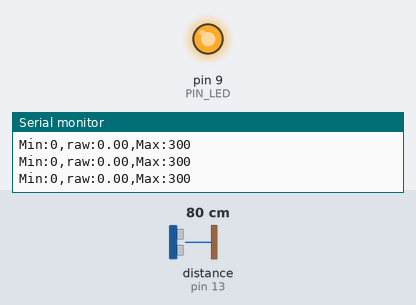
Bench run of a sketch on a simulated Arduino Uno, built with avr-gcc and run on an emulated ATmega328P. On the bench: output pins drawn as LEDs (lit = HIGH), the last lines printed to the serial monitor. Wiring (inferred from the names in the program): ultrasonic range finder: trigger pin 12; echo pin 13. The inputs (shaded band) are chosen by the test bench; at power-on: distance to the obstacle (sensor on pin 13) 80 cm. The echo pulse lasts 58.3 µs per cm; pins used as bus, display or sensor lines are not drawn.

Above: at 1.2 s.
1.3 s: distance to the obstacle (sensor on pin 13) set to 18 cm
At 1.7 s:
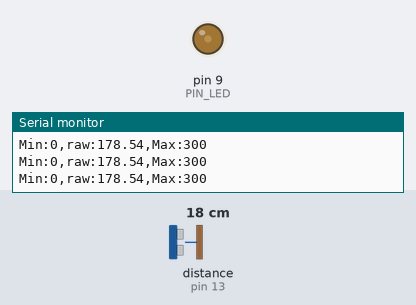
2.9 s: distance to the obstacle (sensor on pin 13) set to 2 cm
At 4.0 s:
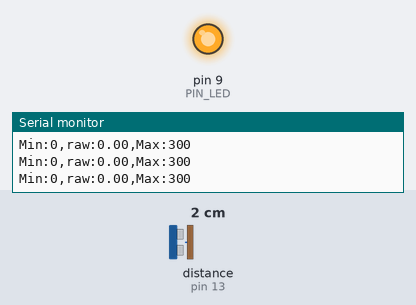
Timing chart, 0 to 5.9 s (numbered marks = the images above; inputs shaded):
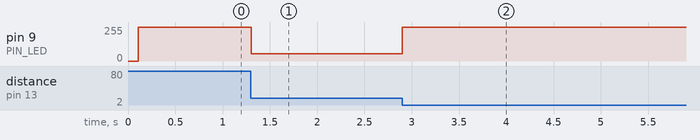

The sketch:

08_example_2.ino
```cpp
#define PIN_LED 9
#define PIN_TRIG 12
#define PIN_ECHO 13

#define SND_VEL 346.0
#define INTERVAL 100
#define _DIST_MIN 100
#define _DIST_MAX 300

float timeout;
float dist_min, dist_max, dist_raw;
unsigned long last_sampling_time;
float scale;

void setup() {

  pinMode(PIN_LED,OUTPUT);
  pinMode(PIN_TRIG,OUTPUT);
  digitalWrite(PIN_TRIG, LOW);
  pinMode(PIN_ECHO,INPUT);

  dist_min = _DIST_MIN;
  dist_max = _DIST_MAX;
  timeout = (INTERVAL / 2) * 1000.0;
  dist_raw = 0.0;
  scale = 0.001 * 0.5 * SND_VEL;

  Serial.begin(57600);

  last_sampling_time = 0;
}

void loop() {
  if(millis() < last_sampling_time + INTERVAL) return;

  dist_raw = USS_measure(PIN_TRIG,PIN_ECHO);

  Serial.print("Min:0,");
  Serial.print("raw:");
  Serial.print(dist_raw);
  Serial.print(",");
  Serial.println("Max:300");

  if(dist_raw >= dist_min || dist_raw <= dist_max){
    if(dist_raw <= 200){
      float j = 255;
      float i = (dist_raw - 100) * 2.55;
      analogWrite(PIN_LED, j - i);
    }

    else if(dist_raw > 200 && dist_raw < 300){
      float i = (dist_raw - 100) * 2.55;
      analogWrite(PIN_LED, i);
    }
  }
  delay(25);

  last_sampling_time += INTERVAL;
}

float USS_measure(int TRIG, int ECHO)
{
  float reading;
  float value;
  digitalWrite(TRIG, HIGH);
  delayMicroseconds(10);
  digitalWrite(TRIG, LOW);
  reading = pulseIn(ECHO, HIGH, timeout) * scale;
  if(reading >=100 && reading <= 300 && reading != 0){
    value = reading;
  }
  if(reading < dist_min || reading > dist_max) reading = 0.0;
  if(reading == 0 || reading > 300)
     reading = value;
  return reading;
}
```

Measured:
- after the input at 1.3 s, pin 9 (PIN_LED): 255/255 → 55/255 at once, → 54/255 0.10 s later
- after the input at 2.9 s, pin 9 (PIN_LED): 54/255 → 255/255 at once
